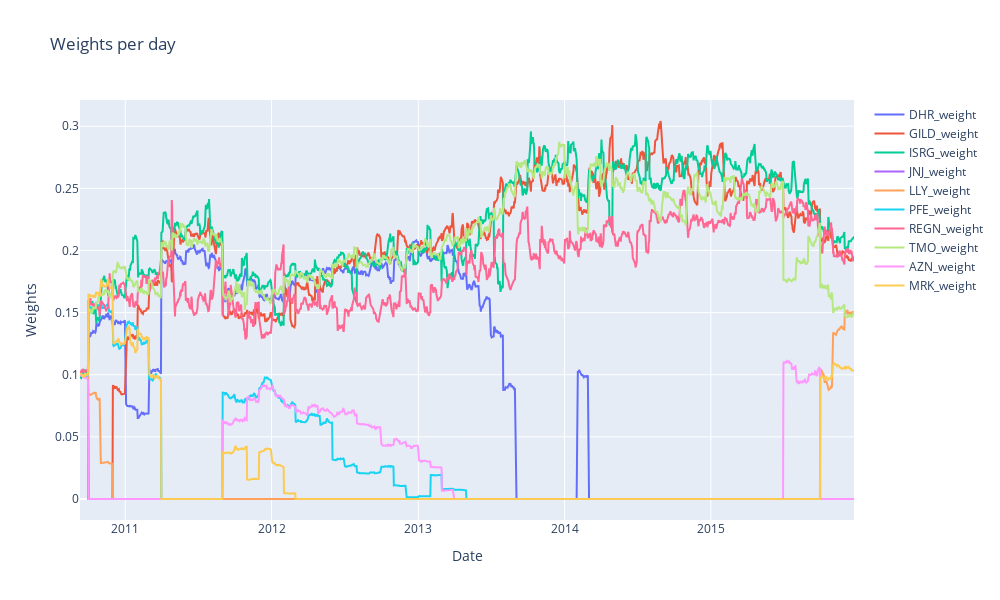

Notebook code for this chart:
### Code cell
fig = go.Figure()

# Loop through each stock and add a trace for its shares
for stock in stocks:
    fig.add_trace(go.Scatter(x=stock_data.index, y=stock_data[stock + '_weight'], mode='lines', name=stock + '_weight'))

fig.update_layout(title='Weights per day',
                  xaxis_title='Date',
                  yaxis_title='Weights',
                  width=1000,
                  height=600)

fig.show()

### Figure 1 — Plotly figure (JSON) as saved in the notebook; plotly's stock layout.template omitted (floating-point values rounded to 4 significant figures; data arrays with more than 128 entries replaced by an {"elided": "..."} marker saying what was removed)
{"data": [{"mode": "lines", "name": "DHR_weight", "type": "scatter", "x": {"elided": "1333 str values"}, "y": {"elided": "1333 float values"}}, {"mode": "lines", "name": "GILD_weight", "type": "scatter", "x": {"elided": "1333 str values"}, "y": {"elided": "1333 float values"}}, {"mode": "lines", "name": "ISRG_weight", "type": "scatter", "x": {"elided": "1333 str values"}, "y": {"elided": "1333 float values"}}, {"mode": "lines", "name": "JNJ_weight", "type": "scatter", "x": {"elided": "1333 str values"}, "y": {"elided": "1333 float values"}}, {"mode": "lines", "name": "LLY_weight", "type": "scatter", "x": {"elided": "1333 str values"}, "y": {"elided": "1333 float values"}}, {"mode": "lines", "name": "PFE_weight", "type": "scatter", "x": {"elided": "1333 str values"}, "y": {"elided": "1333 float values"}}, {"mode": "lines", "name": "REGN_weight", "type": "scatter", "x": {"elided": "1333 str values"}, "y": {"elided": "1333 float values"}}, {"mode": "lines", "name": "TMO_weight", "type": "scatter", "x": {"elided": "1333 str values"}, "y": {"elided": "1333 float values"}}, {"mode": "lines", "name": "AZN_weight", "type": "scatter", "x": {"elided": "1333 str values"}, "y": {"elided": "1333 float values"}}, {"mode": "lines", "name": "MRK_weight", "type": "scatter", "x": {"elided": "1333 str values"}, "y": {"elided": "1333 float values"}}], "layout": {"height": 600, "title": {"text": "Weights per day"}, "width": 1000, "xaxis": {"title": {"text": "Date"}}, "yaxis": {"title": {"text": "Weights"}}}}
